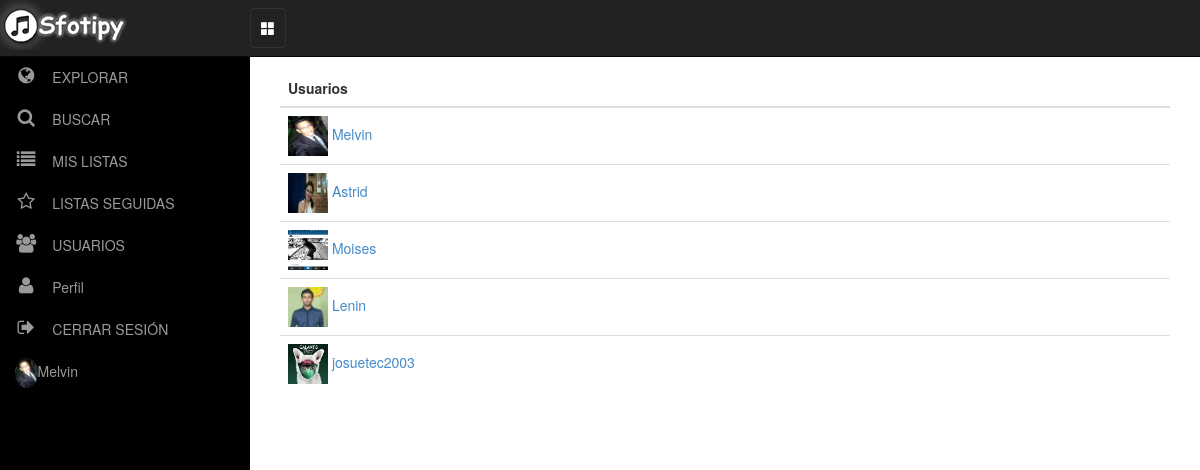
Page /usuarios/ (signed in) on the committed database.
### sfotipy/models.py (models this page shows, shortened)
class UserProfile(models.Model):
	user = models.OneToOneField(settings.AUTH_USER_MODEL, null=True)
	email = models.EmailField()
	avatar = models.ImageField(upload_to='sfotipy', default='userdefault.png')

### sfotipy/views.py (the view)
# urls.py: url(r'^usuarios/$', views.UsuariosView.as_view()),
class UsuariosView(ListView):
	template_name = 'listausuario.html'
	model = UserProfile
	context_object_name = "users"

### sfotipy/context_processors.py (called while the page is built)
def playlist_user(request):
	if request.user.is_authenticated():
		profile = UserProfile.objects.get(user = request.user)
		playlist_user = PlayList.objects.filter(user = profile)
		return {'playlist_user': playlist_user}
	else:
		return {}

### sfotipy/templates/listausuario.html (shortened to what this page needs)
{% extends 'base.html' %}
{% block content %}
		 <div class="row">
           	 <div class="col-md-12">
		<table class="table table-hover">
	    <thead>
	      <tr>
	        <th>Usuarios</th>
	      </tr>
	    </thead>
	    <tbody>
	    {% for userr in users %}
			<tr>
	        <td><img src="/media/{{userr.avatar}}" alt="" height="40" width="40">
			<a href="/user/{{userr.user.id}}">{{ userr.user.username }}</a>
	        </td>
	      	</tr>
		{% endfor %}
	    </tbody>
	  </table>
	  </div>
	  </div>
{% endblock content %}

### sfotipy/templates/base.html (shortened to what this page needs)
<!DOCTYPE html>
<html lang="en">
<head>
	{% load staticfiles %}
	<link rel="stylesheet" href="{% static 'bootstrap/css/bootstrap.css' %}">
	<link rel="stylesheet" href="{% static 'css/estilos.css' %}">
    {% load staticfiles %}
    <link href="{% static 'css/bootstrap.min.css' %}" rel="stylesheet" type="text/css" >
    <link href="{% static 'css/simple-sidebar.css' %}" rel="stylesheet" type="text/css"  >
    <link href="{% static 'font-awesome-4.5.0/css/font-awesome.min.css' %}" rel="stylesheet" type="text/css" >
</head>
<body>
  {% if user.is_authenticated %}
				<nav class="navbar navbar-inverse navbar-fixed-top no-margin">
                <div class="navbar-header fixed-brand">
                    <img src="/media/sfotipy/logofinal.png" alt="logo">
                </div>
                <div id="navbar" class="collapse navbar-collapse">
                            <ul class="nav navbar-nav">
                                <li><button class="navbar-toggle collapse in"  data-toggle="collapse" id="menu-toggle-2"> <span class="glyphicon glyphicon-th-large" style="color:white" aria-hidden="true"></span></button></li>
    </nav>
    <div id="wrapper">
        <div id="sidebar-wrapper" class="affix-top affix" >
            <ul class="sidebar-nav nav-pills nav-stacked" id="menu">
                <li>
                    <a href="/cancion/"><span class="fa-stack fa-lg pull-left"><i class="fa fa-globe fa-stack-1x "></i></span>EXPLORAR</a>
                </li>
                <li>
                    <a href="/search_track/"> <span class="fa-stack fa-lg pull-left"><i class="fa fa-search fa-stack-1x "></i></span>BUSCAR</a>
                </li>
                <li>
                    <a href="#"><span class="fa-stack fa-lg pull-left"><i class="fa fa-list fa-stack-1x "></i></span>MIS LISTAS</a>
                </li>
                <li>
                    <a href="#"><span class="fa-stack fa-lg pull-left"><i class="fa fa-star-o fa-stack-1x "></i></span>LISTAS SEGUIDAS</a>
                </li>
                <li>
                    <a href="/usuarios/"><span class="fa-stack fa-lg pull-left"><i class="fa fa-users fa-stack-1x "></i></span>USUARIOS</a>
                </li>
                 <li>
                    <a href="/perfil/"><span class="fa-stack fa-lg pull-left"><i class="fa fa-user fa-stack-1x "></i></span>Perfil</a>
                </li>
                <li>
                    <a href="{% url 'accounts.logout' %}"> <span class="fa-stack fa-lg pull-left"><i class="fa fa-sign-out fa-stack-1x "></i></span>CERRAR SESIÓN</a>
                </li>
                 <li>
                     <a><img src="{{ MEDIA_URL }}{{ user.userprofile.avatar }}" alt="Imagen de {{ user.username }}" width="" height="30" class="img-circle" />{{ user.username|title }}</a>
                 </li>
            </ul>
        </div>
        <div id="page-content-wrapper">
            <div class="container-fluid xyz">
                <div class="row">
                    <div class="col-lg-12">
                       {% block content %}
						{% endblock content %}
                    </div>
                </div>
            </div>
        </div>
    </div>
		        {% endif %}
</body>
</html>

### sfotipy/static/css/estilos.css (style rules this page uses)
.container, body { background:#666; background-image: }

### sfotipy/static/css/simple-sidebar.css (style rules this page uses)
#wrapper { padding-left: 0; padding-top: 15px; -webkit-transition: all 0.5s ease; -moz-transition: all 0.5s ease; -o-transition: all 0.5s ease; transition: all 0.5s ease; overflow: hidden; height: 100%; }
#sidebar-wrapper { z-index: 1000; position: fixed; padding-top: 40px; left: 250px; width: 0; height: 100%; margin-left: -250px; overflow-y: auto; background: #000; -webkit-transition: all 0.5s ease; -moz-transition: all 0.5s ease; -o-transition: all 0.5s ease; transition: all 0.5s ease; }
#page-content-wrapper { position: absolute; padding-left: 5px; width: 100%; overflow-x: hidden; }
.xyz { min-width: 360px; padding-right: 0px; padding-left: 0px; padding-top: 40px; }
.fixed-brand { width: auto; }
.sidebar-nav { position: absolute; width: 250px; margin: 0; padding: 0; list-style: none; margin-top: 2px; }
.sidebar-nav li { text-indent: 15px; line-height: 40px; }
.sidebar-nav li a { display: block; text-decoration: none; color: #999999; }
.no-margin { margin:0; }
@media (min-width:768px) { #wrapper { padding-left: 250px; } }
@media (min-width:768px) { .fixed-brand { width: 250px; } }
@media (min-width:768px) { #sidebar-wrapper { width: 250px; } }
@media (min-width:768px) { .xyz { padding-right: 0px; padding-left: 0px; padding-top: 25px; } }
@media (min-width:768px) { #page-content-wrapper { padding: 30px; position: relative; -webkit-transition: all 0.5s ease; -moz-transition: all 0.5s ease; -o-transition: all 0.5s ease; transition: all 0.5s ease; } }

### rows in the picture
UserProfile: avatar (picture), user.username "Melvin"
UserProfile: avatar (picture), user.username "Astrid"
UserProfile: avatar (picture), user.username "Moises"
UserProfile: avatar (picture), user.username "Lenin"
UserProfile: avatar (picture), user.username "josuetec2003"

### other values in the picture
{{ user.username|title }} "Melvin"
